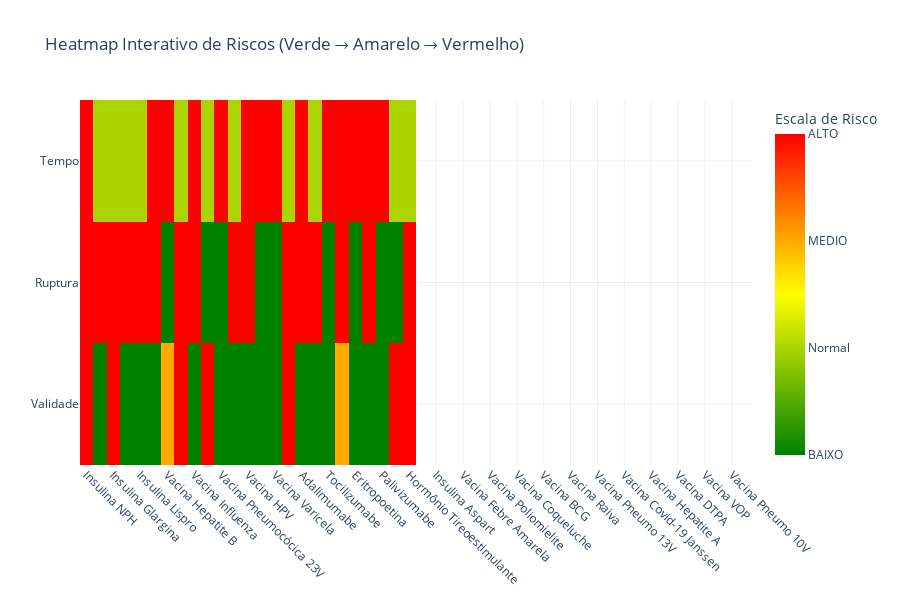

The notebook cell saved with this chart:
### Code cell
import plotly.graph_objects as go

data = {
    "produto": [
        "Insulina Regular","Insulina Glargina","Insulina Lispro","Vacina Tríplice Viral",
        "Vacina Influenza","Vacina Covid-19 Pfizer","Vacina Meningocócica C","Adalimumabe",
        "Etanercepte","Eritropoetina","Filgrastim","Insulina Degludeca","Insulina Aspart",
        "Vacina Zoster","Vacina Febre Amarela","Vacina Dengue Qdenga","Vacina Poliomielite",
        "Vacina Tétano","Insulina 70/30","Vacina ACWY","Vacina Pneumo 13V","Vacina Covid-19 Moderna",
        "Vacina Hepatite A+B","Vacina DTPA","Vacina VOP"
    ],
    "risco_validade": [
        "ALTO","BAIXO","ALTO","BAIXO","BAIXO","BAIXO","MEDIO","ALTO","BAIXO","ALTO","BAIXO",
        "BAIXO","BAIXO","BAIXO","BAIXO","ALTO","BAIXO","BAIXO","BAIXO","MEDIO","BAIXO","BAIXO",
        "BAIXO","ALTO","ALTO"
    ],
    "risco_ruptura": [
        "ALTO","ALTO","ALTO","ALTO","ALTO","ALTO","BAIXO","ALTO","ALTO","BAIXO","BAIXO",
        "ALTO","ALTO","BAIXO","BAIXO","ALTO","ALTO","ALTO","BAIXO","ALTO","BAIXO","ALTO",
        "BAIXO","BAIXO","ALTO"
    ],
    "risco_tempo": [
        "ALTO","Normal","Normal","Normal","Normal","ALTO","ALTO","Normal","ALTO","Normal",
        "ALTO","Normal","ALTO","ALTO","ALTO","Normal","ALTO","Normal","ALTO","ALTO",
        "ALTO","ALTO","ALTO","Normal","Normal"
    ]
}

df_risco_combinado = pd.DataFrame(data)

# Convertendo as categorias

map_values = {"BAIXO": 1, "Normal": 2, "MEDIO": 3, "ALTO": 4}

numeric = df_risco_combinado[["risco_validade", "risco_ruptura", "risco_tempo"]].replace(map_values).T.values

rows = ["Validade", "Ruptura", "Tempo"]

# ==============================
# Criar o heatmap interativo

colorscale = [
    [0.0, "green"],
    [0.5, "yellow"],
    [1.0, "red"]
]

fig = go.Figure(data=go.Heatmap(
    z=numeric,
    x=df["produto"],
    y=rows,
    colorscale=colorscale,
    zmin=1,
    zmax=4,
    colorbar=dict(title="Escala de Risco", tickvals=[1,2,3,4], ticktext=["BAIXO","Normal","MEDIO","ALTO"])
))

fig.update_layout(
    title="Heatmap Interativo de Riscos (Verde → Amarelo → Vermelho)",
    xaxis=dict(tickangle=45),
    template="plotly_white",
    height=600
)

# 4. Exibir na tela
fig.show()

# 5. Salvar como HTML

fig.write_html("heatmap_riscos_interativo.html")
print("Arquivo salvo como: heatmap_riscos_interativo.html")

### Figure 1 — Plotly figure (JSON) as saved in the notebook; plotly's stock layout.template omitted (floating-point values rounded to 4 significant figures)
{"data": [{"colorbar": {"ticktext": ["BAIXO", "Normal", "MEDIO", "ALTO"], "tickvals": [1, 2, 3, 4], "title": {"text": "Escala de Risco"}}, "colorscale": [[0, "green"], [0.5, "yellow"], [1, "red"]], "type": "heatmap", "x": ["Insulina NPH", "Insulina Regular", "Insulina Glargina", "Insulina Detemir", "Insulina Lispro", "Vacina Tríplice Viral", "Vacina Hepatite B", "Vacina dT", "Vacina Influenza", "Vacina Covid-19 Pfizer", "Vacina Pneumocócica 23V", "Vacina Meningocócica C", "Vacina HPV", "Vacina Rotavírus", "Vacina Varicela", "Somatropina", "Adalimumabe", "Etanercepte", "Tocilizumabe", "Infliximabe", "Eritropoetina", "Filgrastim", "Palivizumabe", "Teriparatida", "Hormônio Tireoestimulante", "Insulina Degludeca", "Insulina Aspart", "Vacina Zoster", "Vacina Febre Amarela", "Vacina Dengue Qdenga", "Vacina Poliomielite", "Vacina Tétano", "Vacina Coqueluche", "Vacina Hib", "Vacina BCG", "Insulina 70/30", "Vacina Raiva", "Vacina ACWY", "Vacina Pneumo 13V", "Vacina Covid-19 Moderna", "Vacina Covid-19 Janssen", "Vacina SCR", "Vacina Hepatite A", "Vacina Hepatite A+B", "Vacina DTPA", "Vacina VIP", "Vacina VOP", "Vacina MMRV", "Vacina Pneumo 10V", "Vacina Varíola Monkeypox"], "y": ["Validade", "Ruptura", "Tempo"], "z": [[4, 1, 4, 1, 1, 1, 3, 4, 1, 4, 1, 1, 1, 1, 1, 4, 1, 1, 1, 3, 1, 1, 1, 4, 4], [4, 4, 4, 4, 4, 4, 1, 4, 4, 1, 1, 4, 4, 1, 1, 4, 4, 4, 1, 4, 1, 4, 1, 1, 4], [4, 2, 2, 2, 2, 4, 4, 2, 4, 2, 4, 2, 4, 4, 4, 2, 4, 2, 4, 4, 4, 4, 4, 2, 2]], "zmax": 4, "zmin": 1}], "layout": {"height": 600, "title": {"text": "Heatmap Interativo de Riscos (Verde → Amarelo → Vermelho)"}, "xaxis": {"tickangle": 45}}}
